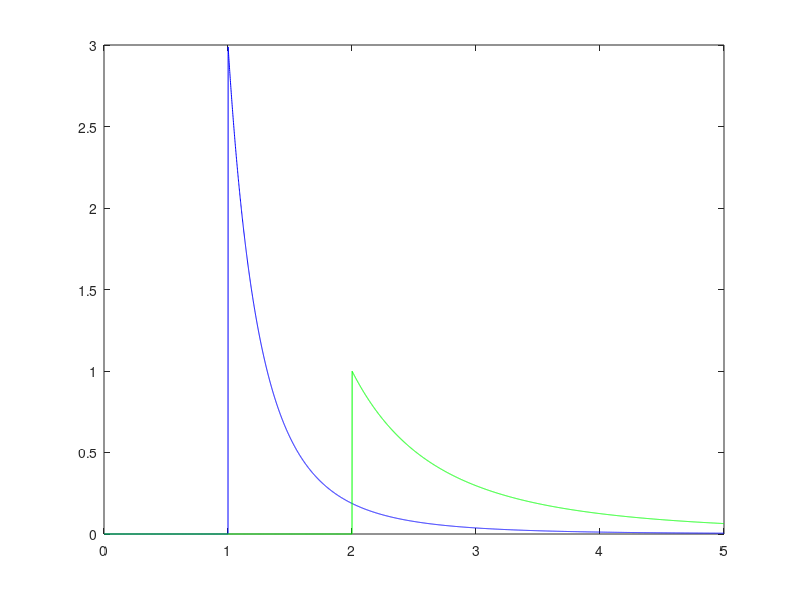

Write MATLAB code to recreate this figure.
% Plots the probability density function of the Pareto distribution

x=[0:0.001:5];

k=3;
b=1;

% p(x) = k*b^k / x^(k+1) for x < b

y=(x > b) * (k*b^k) ./ x.^(k+1);

plot(x,y,'b-');

hold on

k=2;
b=2;
y=(x > b) * (k*b^k) ./ x.^(k+1);

plot(x,y,'g-');
